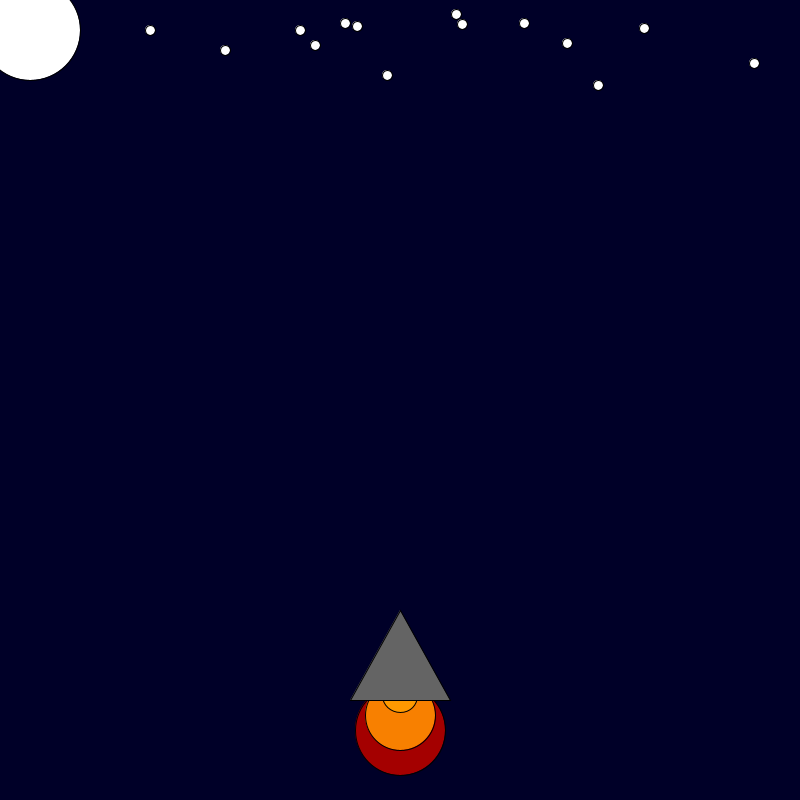
Frame 1 (no input)
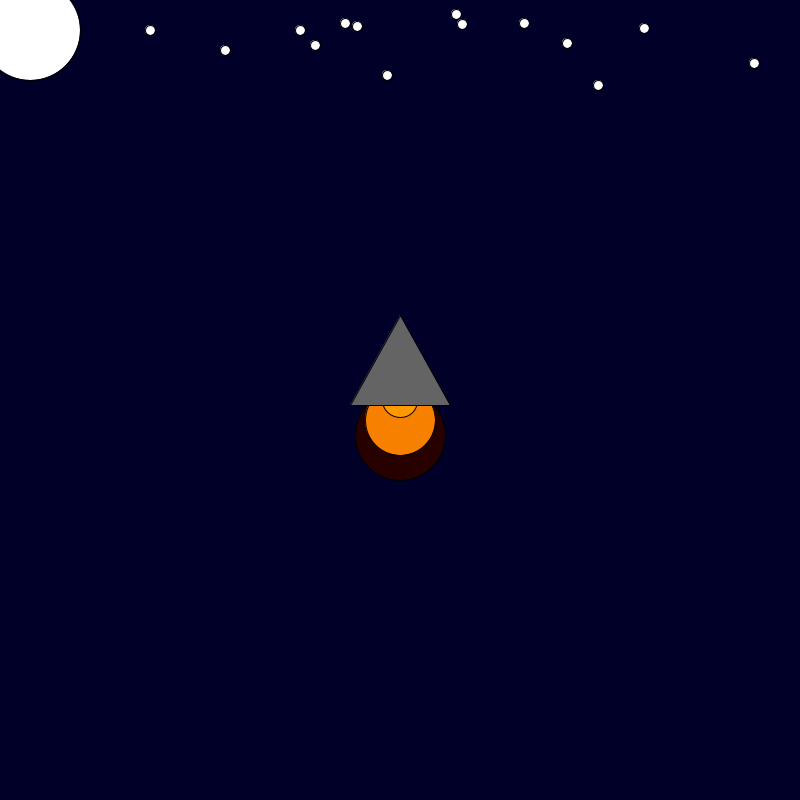
Frame 60 (the mouse pressed at the canvas centre just before this capture)
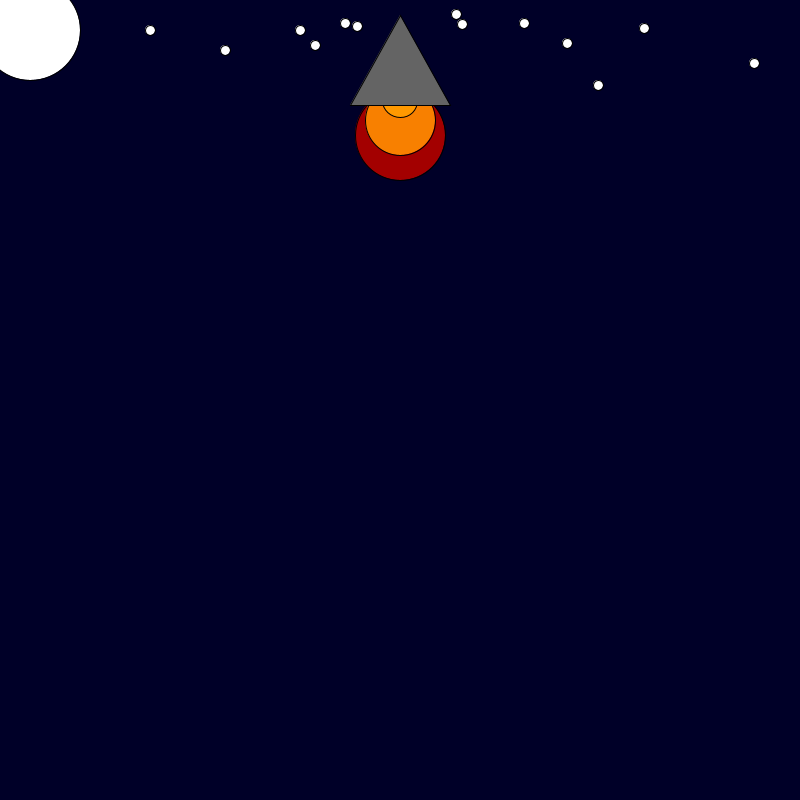
Frame 120 (the mouse held since frame 60 and released just before this capture)

The Processing sketch that drew these frames (run headless with seeded random() and noise(); from frame 60 on, the mouse is pressed at the canvas centre):

// Processing sketch: rocket_ship
// ── rocket_ship.pde
int x = 400; 
int y = 600; 

void setup() {
    size(800, 800);
    
}

void draw() {
    background(0, 0, 40);
    fill(255,255,255);
    ellipse(30,30,100,100);
    ellipse(150,30,10,10);
    ellipse(225,50,10,10);
    ellipse(300,30,10,10);
    ellipse(315,45,10,10);
    ellipse(345,23,10,10);
    ellipse(387,75,10,10);
    ellipse(462,24,10,10);
    ellipse(567,43,10,10);
    ellipse(524,23,10,10);
    ellipse(456,14,10,10);
    ellipse(754,63,10,10);
    ellipse(357,26,10,10);
    ellipse(644,28,10,10);
    ellipse(598,85,10,10);
    fill(random(255), 0, 0);
    ellipse(x, y + 130, 90, 90);
    fill(248, 128, 0);
    ellipse(x, y + 115, 70, 70);
    fill(255, 153, 0);
    ellipse(x, y + 95, 35, 35);
    fill(100, 100, 100);
    triangle(x, y + 10, x + 50, y + 100, x - 50, y + 100);
    y = y - 5;
    if(y<=-180) {
      y = -180;
    }
}
